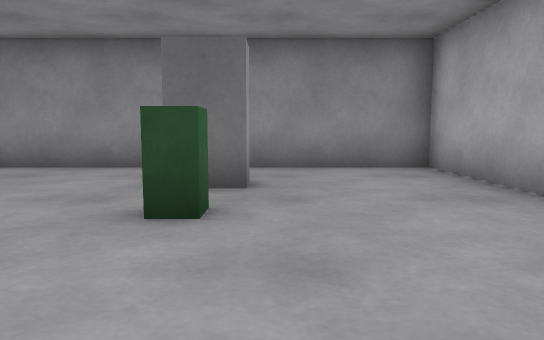
View 1 (above)

16 first-person views from a walk through a Gazebo world. The camera is 0.72 m above the floor, tilts 6° down and sees 70° across. The floor is counted in squares, 1 m on a side. Each view is taken from the middle of a square. On the plan, view 1 faces up. The plan holds only what a view shows up to about 11 squares ahead; the rest is blank. The place goes on beyond the plan.

View 2
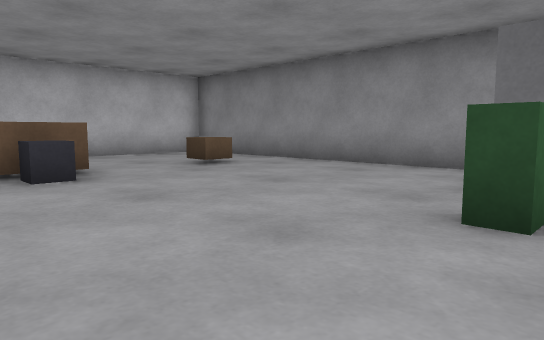

View 3
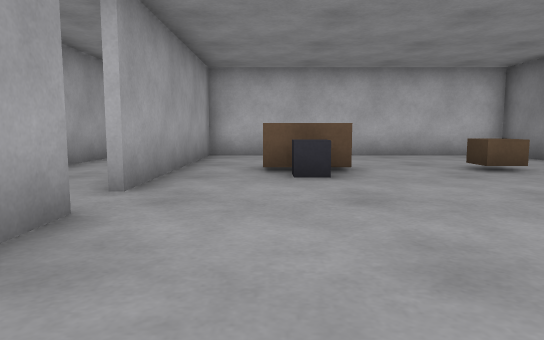

View 4
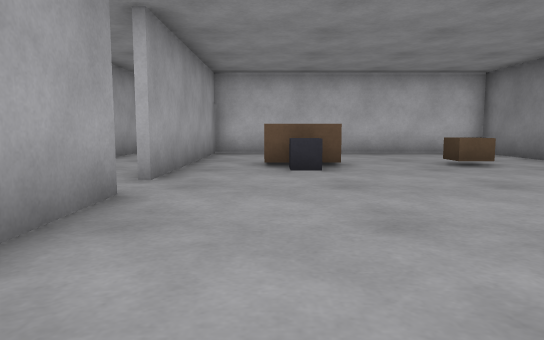

View 5
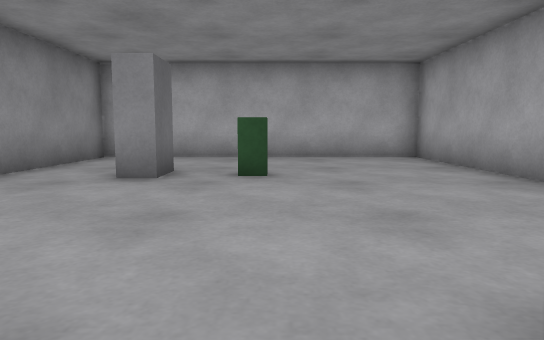

View 6
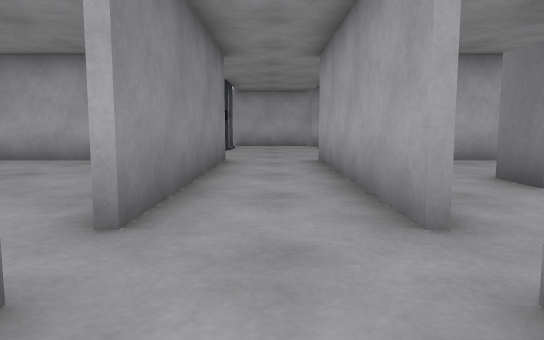

View 7
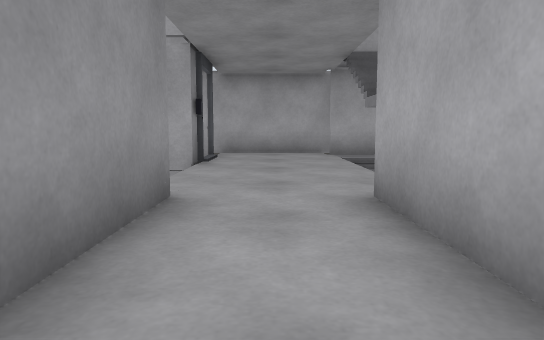

View 8
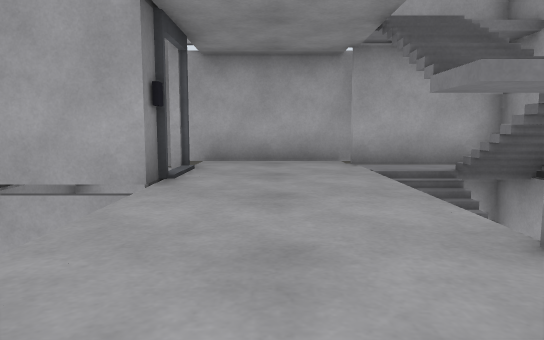

View 9
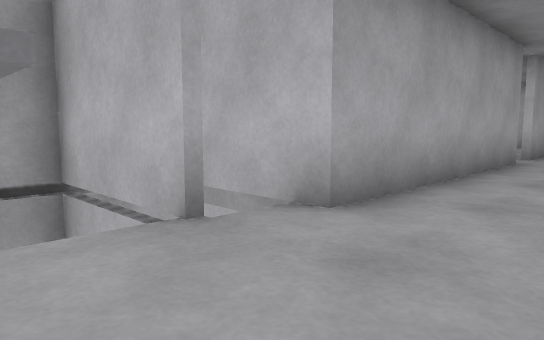

View 10
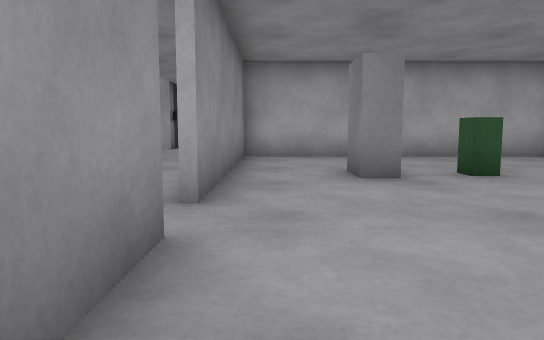

View 11
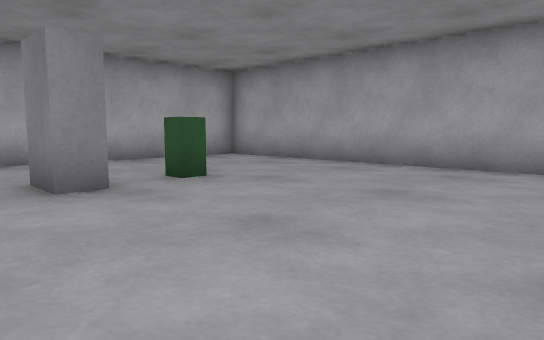

View 12
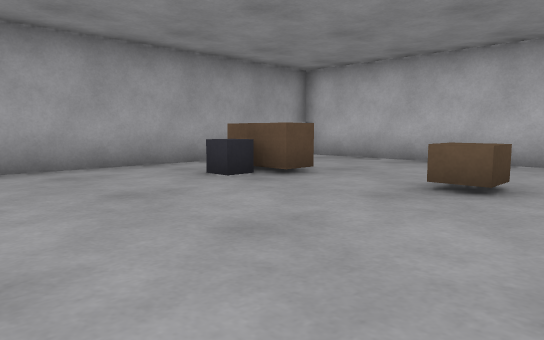

View 13
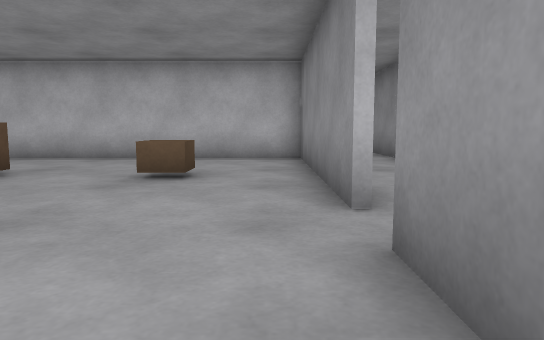

View 14
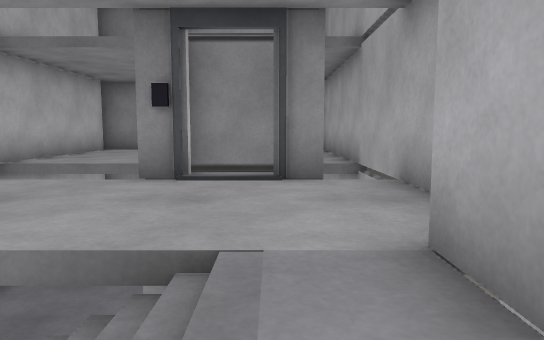

View 15
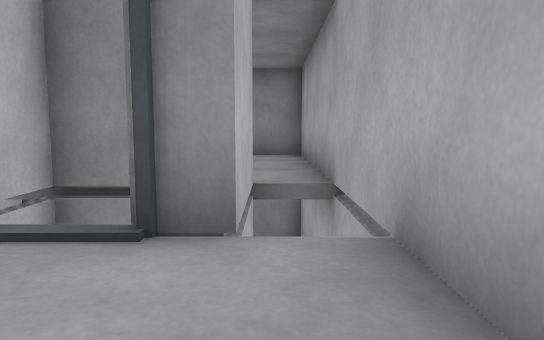

View 16
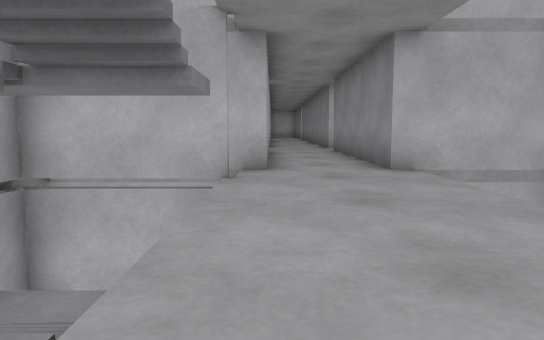

### Floor plan
Key: @ floor where view 1 was taken; # wall or solid block; x gap in a wall; . main floor; - floor 0.4 m lower than the main floor; _ floor 0.9 m lower than the main floor; < floor 1.3 m lower than the main floor; / step, stairs or slope; v drop or lower ground; B grey box; G green box; R brown box; A dark grey box; P grey post; O other object.
Columns run from 12 left of view 1 to 11 right of it. Each row starts with its distance up from view 1.
  8   ##############     ##v
  7  #.............#       B
  6  #.............#       B
  5  #...R.....B...#       B
  4  #.............#       B
  3  #.........G...#       B
  2  #   RB........#vvv ##x#
  1  #...R.........#vvvv  vv
  0  #..........@..#vvvAO vv
 -1 ########.#######  . PP B
 -2   ..............       B
 -3  #######.#######      .B
 -4  #.............#vv<_-.#v
 -5  #.............#v     #
 -6  #...R.....B...#v    /#
 -7  #.........G...#xO   ##
 -8  #.............#
 -9  #...RB........#
-10  #.. R.........#
-11  #   ..........#
-12   ##############

Where each view was taken, in squares from view 1:
view 1: 0 up, 0 right, facing up
view 2: 0 up, 0 right, facing up-left
view 3: 1 up, 0 right, facing left
view 4: 1 up, 1 right, facing left
view 5: 3 up, 7 left, facing right
view 6: 2 down, 6 left, facing right
view 7: 2 down, 1 left, facing right
view 8: 2 down, 2 right, facing right
view 9: 1 down, 6 right, facing down-left
view 10: 4 down, 7 left, facing right
view 11: 4 down, 6 left, facing down-right
view 12: 4 down, 2 left, facing down-left
view 13: 4 down, 1 left, facing left
view 14: 6 down, 9 right, facing up
view 15: 3 down, 10 right, facing up
view 16: 3 down, 10 right, facing left
